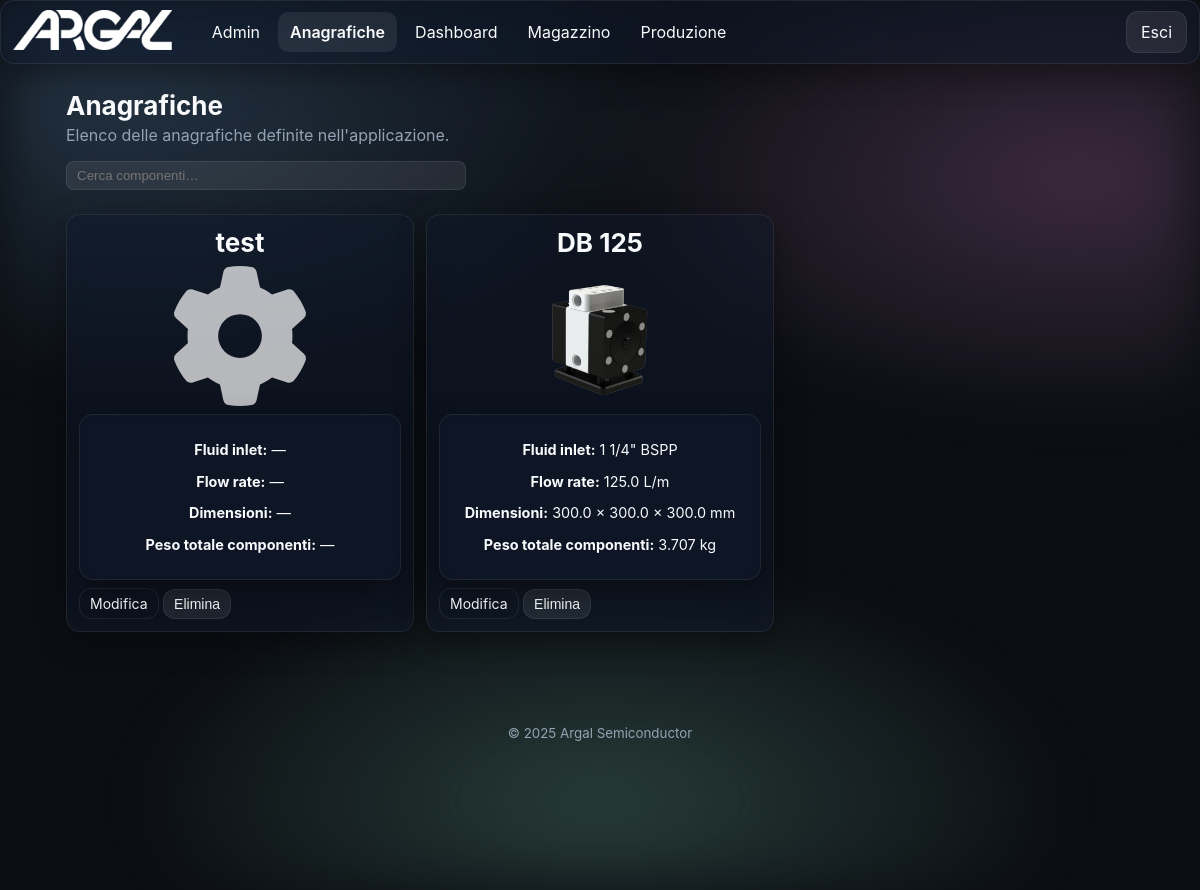
/products/ (signed in), run on the app's committed database.
### app/models.py (models this page shows)
class TimestampMixin(db.Model):
    __abstract__ = True
    created_at = db.Column(db.DateTime, default=datetime.utcnow)
    updated_at = db.Column(db.DateTime, default=datetime.utcnow, onupdate=datetime.utcnow)

class Module(TimestampMixin):
    __tablename__ = 'modules'
    id = db.Column(db.Integer, primary_key=True)
    name = db.Column(db.String(100), unique=True, nullable=False)
    slug = db.Column(db.String(100), unique=True, nullable=False)
    endpoint = db.Column(db.String(120), unique=True, nullable=False)
    enabled = db.Column(db.Boolean, default=True)
    icon = db.Column(db.String(100), default='cube')

class Product(TimestampMixin):
    __tablename__ = 'products'
    id = db.Column(db.Integer, primary_key=True)
    name = db.Column(db.String(200), nullable=False)
    description = db.Column(db.Text)
    revision = db.Column(db.Integer, default=1)
    revisionabile = db.Column(db.Boolean, default=False)
    image_filename = db.Column(db.String(200))
    flow_rate = db.Column(db.Float)
    max_pressure = db.Column(db.Float)
    dimension_x = db.Column(db.Float)
    dimension_y = db.Column(db.Float)
    dimension_z = db.Column(db.Float)
    quantity_in_stock = db.Column(db.Float, default=0)
    curve_image_filename = db.Column(db.String(200))
    fluid_in_let = db.Column(db.String(50))
    layer_in_lett = db.Column(db.String(50))
    noise = db.Column(db.Float)
    max_pressure_from = db.Column(db.Float)
    max_pressure_to = db.Column(db.Float)
    components = db.relationship('ProductComponent', backref='product', cascade='all, delete-orphan')
    bom_children = db.relationship('BOMLine',
                                   foreign_keys='BOMLine.padre_id',
                                   backref='padre',
                                   cascade='all, delete-orphan')
    bom_parents = db.relationship('BOMLine',
                                  foreign_keys='BOMLine.figlio_id',
                                  backref='figlio',
                                  cascade='all, delete-orphan')
    custom_values = db.relationship('CustomValue',
                                    primaryjoin="Product.id==CustomValue.product_id",
                                    backref='product',
                                    cascade='all, delete-orphan')

### app/blueprints/products/routes.py (the view)
@products_bp.route('/')
@login_required
def index():
    products = Product.query.order_by(Product.created_at.desc()).all()
    for p in products:
        total_weight = 0.0
        for comp in p.components:
            comp_weight = None
            try:
                if getattr(comp, 'component_master', None) and comp.component_master and comp.component_master.weight is not None:
                    comp_weight = comp.component_master.weight
                elif comp.weight is not None:
                    comp_weight = comp.weight
            except Exception:
                comp_weight = comp.weight if hasattr(comp, 'weight') else None
            if comp_weight is not None and comp.quantity is not None:
                try:
                    total_weight += float(comp_weight) * (comp.quantity or 0)
                except Exception:
                    pass
        p.total_weight = total_weight
    return render_template('products/index.html', products=products)

### app/models.py (called while the page is built)
@login_manager.user_loader
def load_user(user_id):
    try:
        return User.query.get(int(user_id))
    except Exception:
        return None

### app/templates/products/index.html (shortened to what this page needs)
{% extends 'base.html' %}
{% block content %}
<section class="section">
  <h2 class="section-title">Anagrafiche</h2>
  <p class="section-subtitle">Elenco delle anagrafiche definite nell'applicazione.</p>
  <div style="margin-top:12px; margin-bottom:12px;">
    <form id="product-search-form" class="product-search" style="max-width:400px; margin:0; position:relative;">
      <input id="product-search-input" type="search" placeholder="Cerca componenti…" autocomplete="off" style="width:100%; padding:6px 10px; border-radius:8px; border:1px solid var(--glass-stroke); background: var(--card); color: var(--text);">
    </form>
  </div>
  <div style="height:12px;"></div>
  {% if products|length == 0 %}
    <p class="muted">Nessun prodotto presente.</p>
  {% else %}
    <div class="grid grid-3" style="gap:12px;">
      {% for p in products %}
      <div class="card glass product-card" data-url="{{ url_for('products.detail', id=p.id) }}" style="padding:12px; cursor:pointer; min-height:300px;">
        <h3 class="section-title" style="margin:0 0 8px 0; text-align:center; width:100%; display:block;">{{ p.name }}</h3>
        <div style="height:140px; display:flex; align-items:center; justify-content:center; margin-bottom:8px;">
          {% if p.image_filename %}
            <img loading="lazy" src="{{ url_for('static', filename='uploads/' + p.image_filename) }}" alt="{{ p.name }}" style="max-width:100%; max-height:100%;">
          {% else %}
            <img src="{{ url_for('static', filename='img/gear.svg') }}" alt="{{ p.name }}" style="max-width:100%; max-height:100%; object-fit:contain; filter: invert(1); opacity:0.7;">
          {% endif %}
        </div>
        <div class="product-specs glass" style="padding:12px; margin-top:8px; text-align:center; font-size:0.9em;">
          <p><strong>Fluid inlet:</strong>
            {% if p.fluid_in_let %}
              {{ p.fluid_in_let }} BSPP
            {% else %}
              —
            {% endif %}
          </p>
          <p><strong>Flow rate:</strong>
            {% if p.flow_rate is not none %}
              {{ p.flow_rate }} L/m
            {% else %}
              —
            {% endif %}
          </p>
          <p><strong>Dimensioni:</strong>
            {% if p.dimension_x is not none or p.dimension_y is not none or p.dimension_z is not none %}
              {{ p.dimension_x if p.dimension_x is not none else '—' }} × {{ p.dimension_y if p.dimension_y is not none else '—' }} × {{ p.dimension_z if p.dimension_z is not none else '—' }} mm
            {% else %}
              —
            {% endif %}
          </p>
          <p><strong>Peso totale componenti:</strong> {% if p.total_weight %}{{ p.total_weight|round(3) }} kg{% else %}—{% endif %}</p>
        </div>
        <div style="margin-top:8px;">
          <a class="btn ghost small prevent-card-open" href="{{ url_for('products.edit', id=p.id) }}">Modifica</a>
          <form method="post" action="{{ url_for('products.delete', id=p.id) }}" style="display:inline;" class="prevent-card-open">
            <button class="btn danger small" type="submit" onclick="return confirm('Eliminare questo prodotto?');">Elimina</button>
          </form>
        </div>
      </div>
      {% endfor %}
    </div>
  {% endif %}
</section>
{% endblock %}

### app/templates/base.html (shortened to what this page needs)
<!doctype html>
<html lang="it" data-theme="dark">
<head>
  <link rel="stylesheet" href="{{ url_for('static', filename='css/styles.css') }}">
</head>
<body>
  <div class="bg-aurora"></div>
  {% if current_user.is_authenticated and not embedded %}
  <header class="app-header glass">
    <div class="brand">
      <a href="{{ url_for('dashboard.index') }}" class="brand-link" style="display:inline-block;">
        <img src="{{ url_for('static', filename='img/logo.png') }}" alt="Logo" class="logo">
      </a>
    </div>
    <nav class="nav-desktop">
      {% set cur_ep = request.endpoint or '' %}
      {% set detected_bp = (cur_ep.split('.')|first) %}
      {% set forced_bp = None %}
      {% if active_module is defined and active_module %}
        {% set forced_bp = active_module %}
      {% elif g is defined and g.active_module is defined and g.active_module %}
        {% set forced_bp = g.active_module %}
      {% endif %}
      {% set cur_bp = forced_bp if forced_bp else detected_bp %}
      {% for m in enabled_modules %}
        {% set mod_bp = (m.endpoint.split('.')|first) %}
        {% set is_active = (mod_bp == cur_bp) %}
        {% set display_name = 'Anagrafiche' if (m.slug == 'products' or m.name == 'Prodotti') else m.name %}
        <a class="nav-link{{ ' active' if is_active else '' }}" href="{{ url_for(m.endpoint) }}">{{ display_name }}</a>
      {% endfor %}
    </nav>
    <div class="header-actions">
      <a class="btn btn-ghost" href="{{ url_for('auth.logout') }}">Esci</a>
    </div>
  </header>
    {% set cur_ep = request.endpoint or '' %}
    {% set detected_bp = (cur_ep.split('.')|first) %}
    {% set forced_bp = None %}
    {% if active_module is defined and active_module %}
      {% set forced_bp = active_module %}
    {% elif g is defined and g.active_module is defined and g.active_module %}
      {% set forced_bp = g.active_module %}
    {% endif %}
    {% set cur_bp = forced_bp if forced_bp else detected_bp %}
  {% endif %}
  <main class="container">
    {% block content %}{% endblock %}
  </main>
  {% if not embedded %}
  <footer class="app-footer">
    <small>© {{ 2025 }} Argal Semiconductor</small>
  </footer>
  {% endif %}
</body>
</html>

### app/static/css/styles.css (style rules this page uses)
:root { --radius: 14px; --gap: 16px; --glass-bg: rgba(255,255,255,.10); --glass-stroke: rgba(255,255,255,.25); --text: #0b0b0c; --muted: #6b7280; --bg: #f6f7fb; --card: rgba(255,255,255,.6); --shadow: 0 10px 30px rgba(2,6,23,.15); }
html[data-theme='dark'] { --glass-bg: rgba(17,25,40,.50); --glass-stroke: rgba(255,255,255,.08); --text: #f8fafc; --muted: #93a3b3; --bg: #0b0e13; --card: rgba(255,255,255,.08); --shadow: 0 10px 30px rgba(0,0,0,.35); color-scheme: dark light; }
* { box-sizing:border-box; }
html,body { height:100%; }
body { margin:0; font-family: -apple-system, BlinkMacSystemFont, "Segoe UI", Roboto, Inter, "Helvetica Neue", Arial, "Apple Color Emoji","Segoe UI Emoji", "Segoe UI Symbol"; color: var(--text); background: var(--bg); }
.container { max-width:1100px; margin: 90px auto 60px; padding: 0 16px; }
.bg-aurora { position: fixed; inset: 0; background: radial-gradient(1200px 600px at 10% 10%, #8ec5ff33 0%, transparent 50%), radial-gradient(1000px 500px at 90% 20%, #ffa3e533 0%, transparent 50%), radial-gradient(1200px 600px at 50% 90%, #a7f3d033 0%, transparent 40%); filter: blur(30px) saturate(120%); animation: float 16s linear infinite alternate; z-index: -1; }
.glass { background: var(--glass-bg); border: 1px solid var(--glass-stroke); backdrop-filter: blur(14px) saturate(140%); -webkit-backdrop-filter: blur(14px) saturate(140%); border-radius: var(--radius); box-shadow: var(--shadow); }
.app-header { position: fixed; top: 0; left: 0; right: 0; height: 64px; display:flex; align-items:center; gap:16px; padding: 0 12px; z-index: 1000; }
.brand { display:flex; align-items:center; gap:10px; }
.brand .logo { height: 40px; width: auto; }
.nav-desktop { margin-left: 12px; display:none; gap:6px; }
.nav-desktop .nav-link { display:inline-flex; align-items:center; gap:8px; padding:10px 12px; border-radius: 10px; text-decoration:none; color:inherit; transition: transform .2s ease, background .2s ease, font-weight .2s ease; }
.nav-desktop .nav-link.active, .nav-mobile .nav-link.active { font-weight:600; background: var(--card); }
.header-actions { margin-left:auto; display:flex; align-items:center; gap:10px; }
@media (min-width: 900px) { .nav-desktop { display:flex; } }
.btn { display:inline-flex; align-items:center; justify-content:center; gap:8px; padding:10px 14px; border-radius: 12px; border:1px solid var(--glass-stroke); background: var(--card); cursor:pointer; text-decoration:none; color:inherit; transition: transform .2s ease, filter .2s ease, background .2s ease; }
.btn.small { padding:6px 10px; font-size:14px; }
.btn.ghost { background: transparent; border:1px solid var(--glass-stroke); }
.section { margin-top: 12px; }
.section-title { font-size: 26px; margin: 10px 0; }
.section-subtitle { color: var(--muted); margin-top: -6px; }
.grid { display:grid; gap: var(--gap); }
.grid-3 { grid-template-columns: repeat(1, minmax(0,1fr)); }
@media (min-width: 950px) { .grid-3 { grid-template-columns: repeat(3, minmax(0,1fr)); } }
.card { padding: 16px 16px 22px; }
.product-card { transition: transform 0.25s ease-in-out; }
.app-footer { text-align:center; padding: 30px 0; color: var(--muted); }

### data on the page
Module: name "Admin"
Module: name "Anagrafiche"
Module: name "Dashboard"
Module: name "Magazzino"
Module: name "Produzione"
Product: name "test", name (picture)
Product: name "DB 125", image_filename (picture), fluid_in_let "1 1/4\"", flow_rate "125.0", dimension_x "300.0", dimension_y "300.0", dimension_z "300.0", total_weight "3.707"

### other printed values
{{ 2025 }} "2025"
